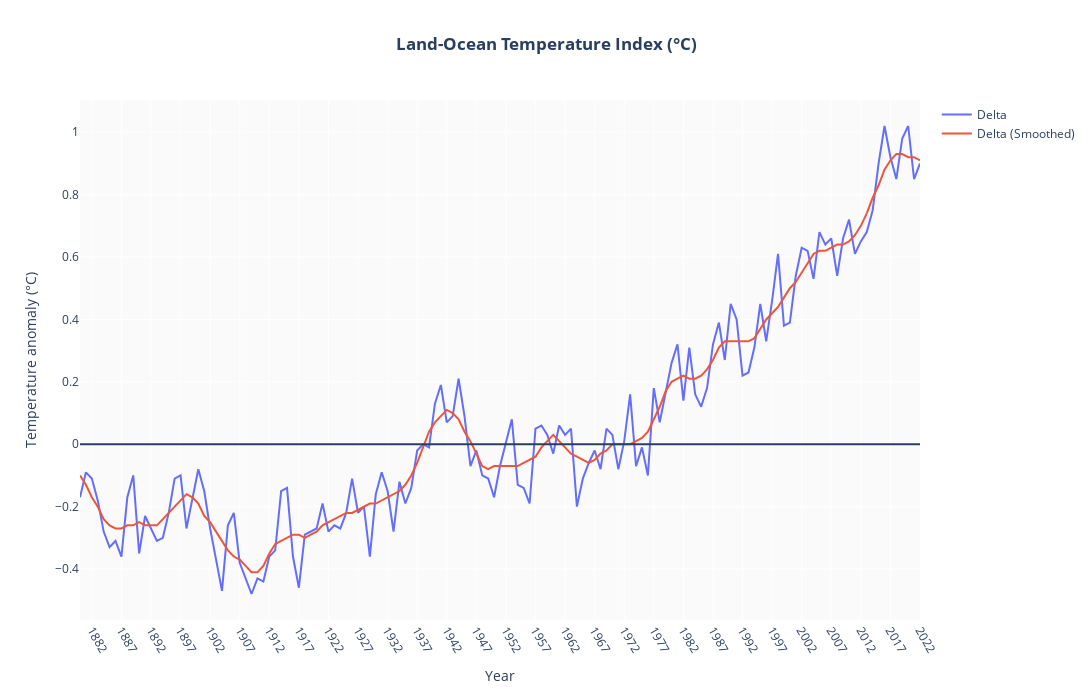

Here is the notebook cell this chart was saved with:
### Markdown cell above
### Land-Ocean Temperature Index - Visualization

### Code cell
fig = go.Figure(layout_title="<b>Land-Ocean Temperature Index (°C)</b>")
fig.add_trace(go.Scatter(
    x = df["Year"],
    y = df["Delta"],
    name="Delta",
))

fig.add_trace(go.Scatter(
    x = df["Year"],
    y = df["Detla (Smoothed)"],
    name="Delta (Smoothed)", 
))

fig.update_layout(
    autosize=False,
    width=1300,
    height=700,
    plot_bgcolor='rgb(250,250,250)',
    xaxis = dict(
    tickmode = 'linear',
    tick0 = 2,
    dtick = 5,
    ),
)
fig.update_yaxes(title_text="Temperature anomaly (°C)")
fig.update_xaxes(title_text="Year", tickangle=60)
fig.add_hline(y=0.0)
# To add maximum Temperature Delta line : uncomment the following line
fig.add_hline(y=2.0)
fig.update_layout(title_x=0.5)

fig.show()

### Figure 1 — Plotly figure (JSON) as saved in the notebook; plotly's stock layout.template omitted (floating-point values rounded to 4 significant figures; data arrays with more than 128 entries replaced by an {"elided": "..."} marker saying what was removed)
{"data": [{"name": "Delta", "type": "scatter", "x": {"elided": "143 int values"}, "y": {"elided": "143 float values"}}, {"name": "Delta (Smoothed)", "type": "scatter", "x": {"elided": "143 int values"}, "y": {"elided": "143 float values"}}], "layout": {"autosize": false, "height": 700, "plot_bgcolor": "rgb(250,250,250)", "shapes": [{"type": "line", "x0": 0, "x1": 1, "xref": "x domain", "y0": 0, "y1": 0, "yref": "y"}], "title": {"text": "<b>Land-Ocean Temperature Index (°C)</b>", "x": 0.5}, "width": 1300, "xaxis": {"autorange": true, "dtick": 5, "range": [1880, 2022], "tick0": 2, "tickangle": 60, "tickmode": "linear", "title": {"text": "Year"}, "type": "linear"}, "yaxis": {"autorange": true, "range": [-0.5633, 1.103], "title": {"text": "Temperature anomaly (°C)"}, "type": "linear"}}}
